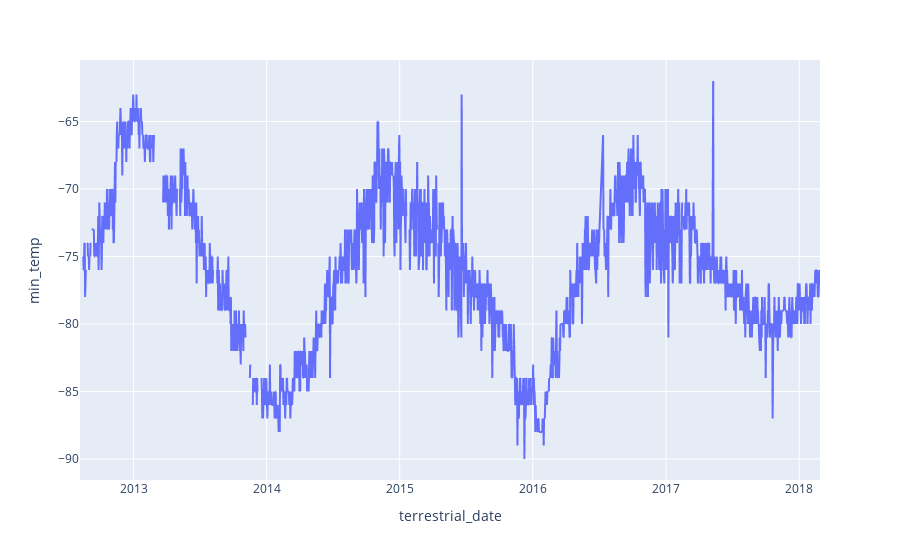

Notebook code for this chart:
### Code cell
# Plot a line chart the daily minimum temp
# note: you do not need to modify the dataframe 
# use the original one you loaded at the beginning of the milestone.
px.line(df, x='terrestrial_date', y='min_temp')

### Figure 1 — Plotly figure (JSON) as saved in the notebook; plotly's stock layout.template omitted (floating-point values rounded to 4 significant figures; data arrays with more than 128 entries replaced by an {"elided": "..."} marker saying what was removed)
{"data": [{"hovertemplate": "terrestrial_date=%{x}<br>min_temp=%{y}<extra></extra>", "legendgroup": "", "line": {"color": "#636efa", "dash": "solid"}, "marker": {"symbol": "circle"}, "mode": "lines", "name": "", "showlegend": false, "type": "scattergl", "x": {"elided": "1894 str values"}, "xaxis": "x", "y": {"elided": "1894 int values"}, "yaxis": "y"}], "layout": {"autosize": true, "legend": {"tracegroupgap": 0}, "margin": {"t": 60}, "xaxis": {"anchor": "y", "autorange": true, "domain": [0, 1], "range": ["2012-08-07", "2018-02-27"], "title": {"text": "terrestrial_date"}, "type": "date"}, "yaxis": {"anchor": "x", "autorange": true, "domain": [0, 1], "range": [-91.56, -60.44], "title": {"text": "min_temp"}, "type": "linear"}}}
